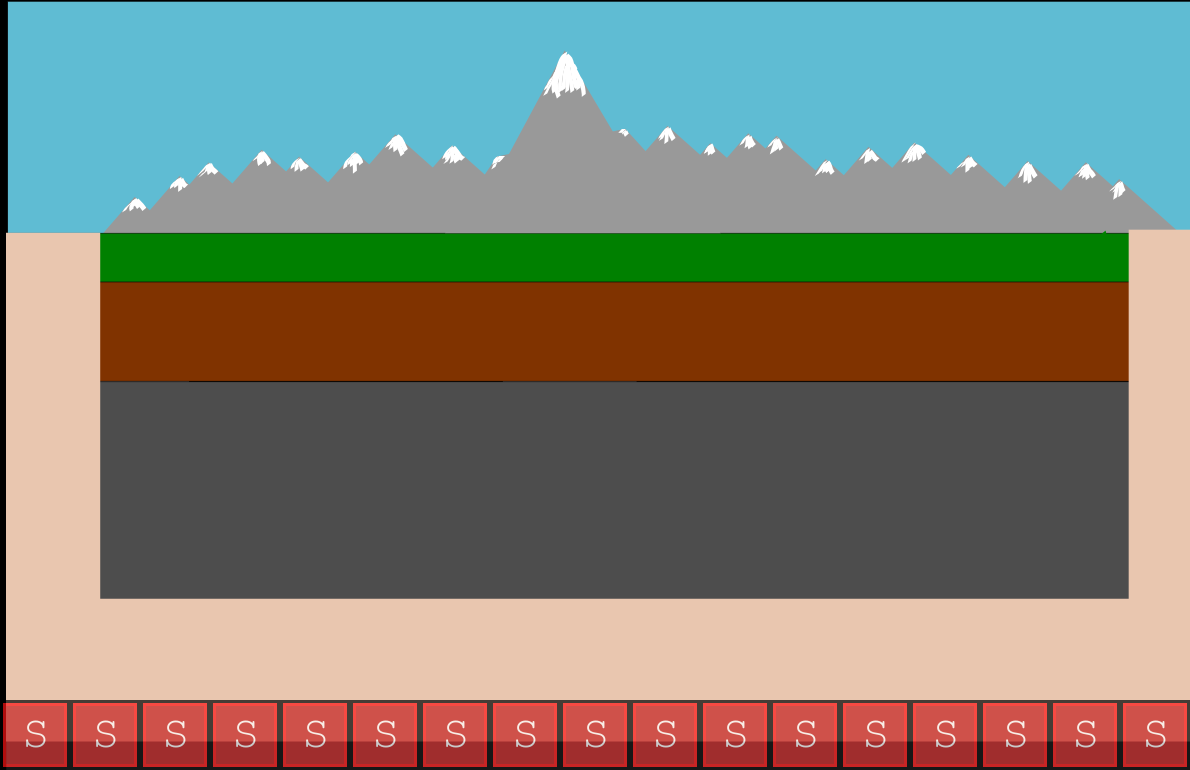

This is a level from a 2D game, rendered from its Tiled map with the project's own tilesets. A one-line summary and the map file follow, with tile-layer data summarised:
An orthogonal 17x11 tile map with 70x70 px tiles, 2 tile layers (Tile Layer 1, collision), 2 tilesets.

<map version="1.0" orientation="orthogonal" renderorder="right-down" width="17" height="11" tilewidth="70" tileheight="70">
 <tileset firstgid="1" name="meta-tiles" tilewidth="70" tileheight="70">
  <image source="../img/meta-tiles.png" width="350" height="70" />
  <tile id="4">
   <properties>
    <property name="type" value="solid" />
   </properties>
  </tile>
 </tileset>
 <tileset firstgid="6" name="Back-Switzerland" tilewidth="70" tileheight="70">
  <image source="../img/Back-Switzerland.png" width="1190" height="770" />
 </tileset>
 <layer name="Tile Layer 1" width="17" height="11">
  <data>[187 cells, 187 non-empty, 187 distinct tile ids]</data>
 </layer>
 <layer name="collision" width="17" height="11" opacity="0.7">
  <data>[187 cells, 17 non-empty, 1 distinct tile ids]</data>
 </layer>
</map>
